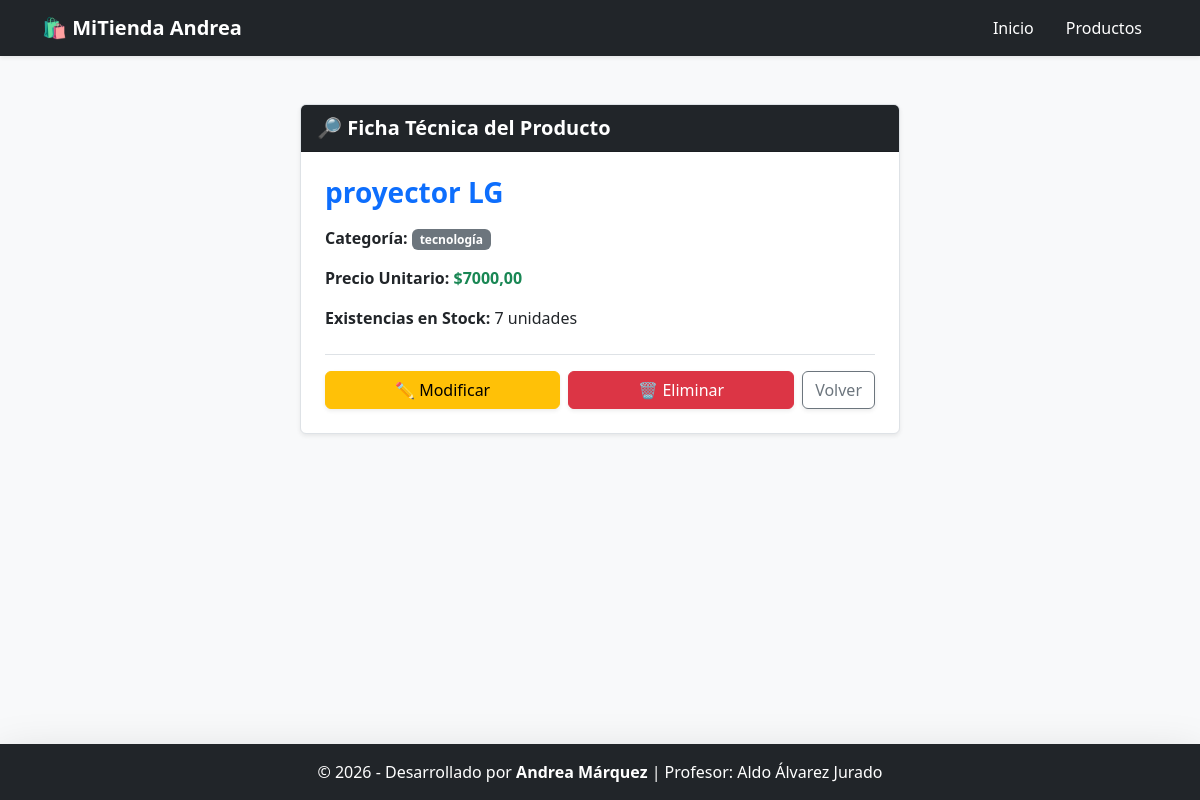
The app's page /productos/4/ with its own data.
### gestion/models.py (models this page shows, shortened)
class Producto(models.Model):
    nombre = models.CharField(max_length=150, verbose_name="Nombre del Producto")
    stock = models.IntegerField(default=0, verbose_name="Cantidad en Inventario")
    precio = models.DecimalField(max_digits=10, decimal_places=2, verbose_name="Precio")
    categoria = models.ForeignKey(Categoria, on_delete=models.CASCADE, verbose_name="Categoría")

class Categoria(models.Model):
    nombre = models.CharField(max_length=100, verbose_name="Nombre de la Categoría")
    descripcion = models.CharField(max_length=250, null=True, blank=True, verbose_name="Descripción")

### gestion/views.py (the view)
# urls.py: path('productos/<int:id>/', views.detalle_producto, name='detalle_producto'),
def detalle_producto(request, id):
    producto = get_object_or_404(Producto, id=id)
    return render(request, 'gestion/detalle_producto.html', {'producto': producto})

### gestion/templates/gestion/detalle_producto.html
{% extends 'gestion/base.html' %}
{% block contenido %}
<div class="card shadow-sm border mx-auto" style="max-width: 600px;">
    <div class="card-header bg-dark text-white fw-bold fs-5">🔎 Ficha Técnica del Producto</div>
    <div class="card-body p-4">
        <h3 class="text-primary fw-bold mb-3">{{ producto.nombre }}</h3>
        <p><b>Categoría:</b> <span class="badge bg-secondary">{{ producto.categoria.nombre }}</span></p>
        <p><b>Precio Unitario:</b> <span class="text-success fw-bold">${{ producto.precio }}</span></p>
        <p><b>Existencias en Stock:</b> {{ producto.stock }} unidades</p>
        <div class="mt-4 pt-3 border-top d-flex gap-2">
            <a href="{% url 'editar_producto' producto.id %}" class="btn btn-warning flex-grow-1 shadow-sm">✏️ Modificar</a>
            <a href="{% url 'eliminar_producto' producto.id %}" class="btn btn-danger flex-grow-1 shadow-sm">🗑️ Eliminar</a>
            <a href="{% url 'lista_productos' %}" class="btn btn-outline-secondary shadow-sm">Volver</a>
        </div>
    </div>
</div>
{% endblock %}

### records on screen
Producto: nombre "proyector LG", categoria.nombre "tecnología", precio "7000,00", stock "7"
